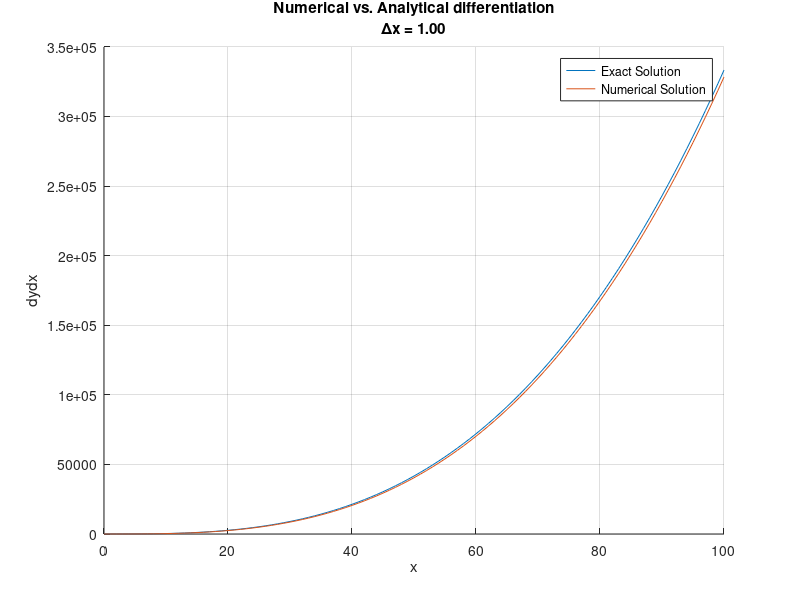

This figure's MATLAB source:
clear
close all

x = 0:1:100;
y = x.^2;       % Example function

dydx = 1/3*x.^3;  % Analytical solution

dx = 1;     % Differentiation step (smaller = slower but more accurate)
x_diff = min(x):dx:max(x);

% 1st order numerical differentiation
i = 0;
dydx_num(1) = 0;
for i = 1:length(x_diff)-1
    dydx_num(i+1) = dydx_num(i) + dx * x_diff(i)^2;   
end

    figure
    grid on
    hold on
    plot(x,dydx)
    plot(x_diff,dydx_num)
    xlabel('x')
    ylabel('dydx')
    titlestr = sprintf('Numerical vs. Analytical differentiation\n\\Deltax = %0.2f',dx);
    title(titlestr)
    legend('Exact Solution','Numerical Solution')